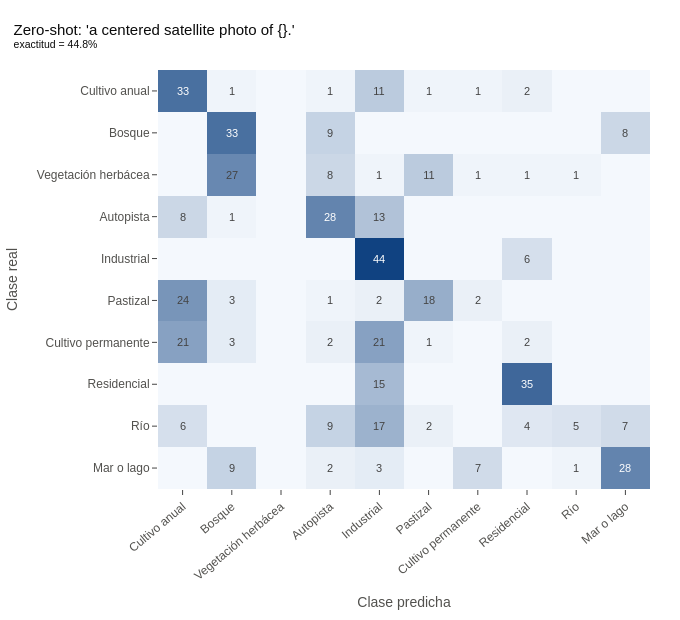

The cell this chart's notebook holds for it:
### Markdown cell above
> **📖 Definición · Métricas de clasificación**
>
> - **Exactitud** (*accuracy*): proporción de imágenes clasificadas correctamente, sobre el total.
> - **Matriz de confusión:** tabla que cruza la clase real con la predicha. La diagonal son los aciertos, y cada celda fuera de la diagonal indica **qué se confunde con qué**.
> - **Recall** (sensibilidad) de una clase: de las imágenes que **realmente** son de esa clase, ¿qué proporción reconoció el modelo? Se lee **por renglón**: aciertos de la clase ÷ total de su renglón.
> - **Precisión** de una clase: de las imágenes que el modelo **dijo** que son de esa clase, ¿qué proporción lo es? Se lee **por columna**.
>
> Con clases balanceadas, la exactitud es un buen resumen. Pero siempre conviene revisar la matriz de confusión: dos modelos con la misma exactitud pueden equivocarse de formas muy distintas.

### Code cell
MEJOR_PLANTILLA = resultados_zs.loc[resultados_zs["exactitud"].idxmax(), "plantilla"]
pred_zs = zero_shot(MEJOR_PLANTILLA, X_test)
acc_zs = accuracy_score(y_test, pred_zs)


def graficar_confusion(y_real, y_pred, titulo):
    cm = confusion_matrix(y_real, y_pred, labels=range(10))
    etiquetas = [ES[c] for c in CLASES]
    texto = np.where(cm > 0, cm.astype(str), "")  # ocultamos los ceros para que se lea mejor
    fig = go.Figure(go.Heatmap(
        z=cm, x=etiquetas, y=etiquetas, colorscale=ESCALA_AZUL, showscale=False,
        text=texto, texttemplate="%{text}", textfont=dict(size=11),
        hovertemplate="Real: %{y}<br>Predicha: %{x}<br>Imágenes: %{z}<extra></extra>",
    ))
    fig.update_layout(title=titulo, width=680, height=620,
                      xaxis=dict(title="Clase predicha", tickangle=-40, showgrid=False),
                      yaxis=dict(title="Clase real", autorange="reversed", showgrid=False))
    fig.show()
    return cm


cm_zs = graficar_confusion(y_test, pred_zs, f"Zero-shot: '{MEJOR_PLANTILLA}'<br><sup>exactitud = {acc_zs * 100:.1f}%</sup>")

### Figure 1 — Plotly figure (JSON) as saved in the notebook; plotly's stock layout.template omitted (floating-point values rounded to 4 significant figures)
{"data": [{"colorscale": [[0, "#f4f8fd"], [1, "#104281"]], "hovertemplate": "Real: %{y}<br>Predicha: %{x}<br>Imágenes: %{z}<extra></extra>", "showscale": false, "text": [["33", "1", "", "1", "11", "1", "1", "2", "", ""], ["", "33", "", "9", "", "", "", "", "", "8"], ["", "27", "", "8", "1", "11", "1", "1", "1", ""], ["8", "1", "", "28", "13", "", "", "", "", ""], ["", "", "", "", "44", "", "", "6", "", ""], ["24", "3", "", "1", "2", "18", "2", "", "", ""], ["21", "3", "", "2", "21", "1", "", "2", "", ""], ["", "", "", "", "15", "", "", "35", "", ""], ["6", "", "", "9", "17", "2", "", "4", "5", "7"], ["", "9", "", "2", "3", "", "7", "", "1", "28"]], "textfont": {"size": 11}, "texttemplate": "%{text}", "type": "heatmap", "x": ["Cultivo anual", "Bosque", "Vegetación herbácea", "Autopista", "Industrial", "Pastizal", "Cultivo permanente", "Residencial", "Río", "Mar o lago"], "y": ["Cultivo anual", "Bosque", "Vegetación herbácea", "Autopista", "Industrial", "Pastizal", "Cultivo permanente", "Residencial", "Río", "Mar o lago"], "z": [[33, 1, 0, 1, 11, 1, 1, 2, 0, 0], [0, 33, 0, 9, 0, 0, 0, 0, 0, 8], [0, 27, 0, 8, 1, 11, 1, 1, 1, 0], [8, 1, 0, 28, 13, 0, 0, 0, 0, 0], [0, 0, 0, 0, 44, 0, 0, 6, 0, 0], [24, 3, 0, 1, 2, 18, 2, 0, 0, 0], [21, 3, 0, 2, 21, 1, 0, 2, 0, 0], [0, 0, 0, 0, 15, 0, 0, 35, 0, 0], [6, 0, 0, 9, 17, 2, 0, 4, 5, 7], [0, 9, 0, 2, 3, 0, 7, 0, 1, 28]]}], "layout": {"height": 620, "title": {"text": "Zero-shot: 'a centered satellite photo of {}.'<br><sup>exactitud = 44.8%</sup>"}, "width": 680, "xaxis": {"showgrid": false, "tickangle": -40, "title": {"text": "Clase predicha"}}, "yaxis": {"autorange": "reversed", "showgrid": false, "title": {"text": "Clase real"}}}}
